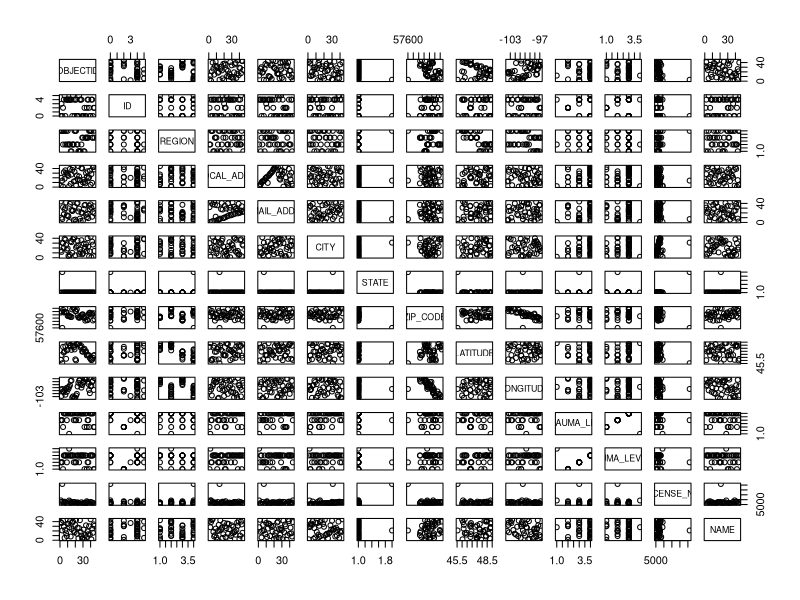
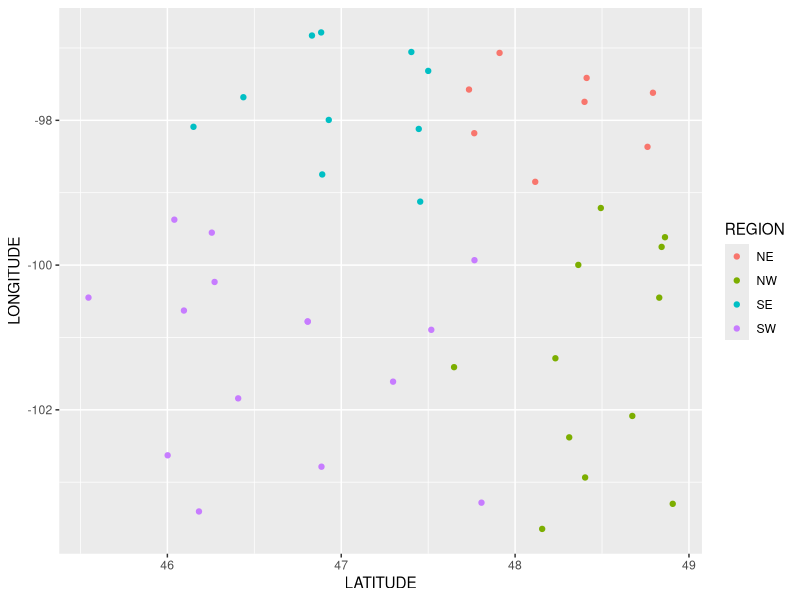

Source code (R) for these figures, in order:

#Packages
install.packages("tidyverse", dependencies=TRUE)
install.packages("ggplot2", dependencies=TRUE)

#Library
library(tidyverse)
library(ggplot2)

# Read in csv files
df <- read.csv("./NDHUB.TraumaCenters_0.csv", header=T, sep=",")

# Select the first five columns
df %>% select(1:5)

# Plot
plot(df)

# Inspect the result (print the data frame)
print(df)

# Use of ggplot
ggplot(data = df, mapping = aes(x = LATITUDE, y = LONGITUDE, colour = REGION)) +
  geom_point()